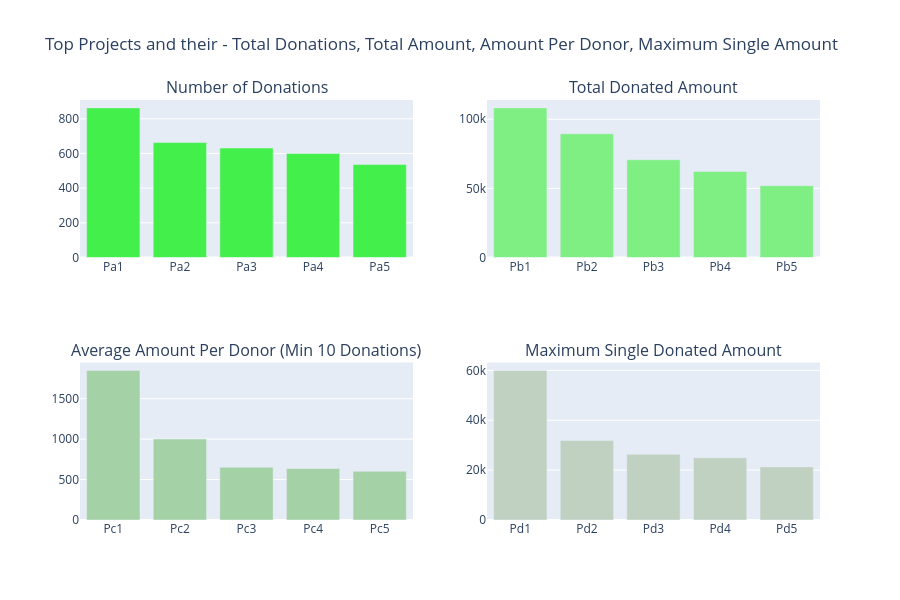

Notebook code cell kept with this figure:
### Markdown cell above
## 3.2 Proyectos y sus donaciones
Identifiquemos los proyectos más destacados y los valores de sus atributos asociados:

    - 3.2.1 Proyectos con el mayor número de donantes
    - 3.2.2 Proyectos con los mayores importes totales financiados
    - 3.2.3 Proyectos con los mayores importes promedio por donante
    - 3.2.4 Proyectos con el mayor importe de una donación individual

### Code cell
# Which Projects Had the maximum Donations 

tempdf = donations_df.groupby('Project ID').agg({'Project ID' : 'count', 'Donation Amount' : 'sum'}).rename(columns={'Project ID' : "Total Donations", 'Donation Amount' : "Total Amount"}).reset_index()
tempdf['Average Donation Amount'] = tempdf['Total Amount'] / tempdf['Total Donations']

tempdf1 = tempdf.sort_values(by=['Total Donations'], ascending=[False])
x = tempdf1.head(5)['Project ID']
x = ["Pa"+str(i+1) for i in range(len(x))]
y = tempdf1.head(5)['Total Donations']
tr1 = bar_ver_noagg(x, y, 'Total Donations', '#43ef4b', lm=None, rt=True)

tempdf1 = tempdf.sort_values(by=['Total Amount'], ascending=[False])
x = tempdf1.head(5)['Project ID']
x = ["Pb"+str(i+1) for i in range(len(x))]
y = tempdf1.head(5)['Total Amount']
tr2 = bar_ver_noagg(x, y, 'Average Donations', '#7fef84', lm=None, rt=True)

tempdf1 = tempdf.sort_values(by=['Average Donation Amount'], ascending=[False])
x = tempdf1[tempdf1['Total Donations'] > 10].head(5)['Project ID']
x = ["Pc"+str(i+1) for i in range(len(x))]
y = tempdf1[tempdf1['Total Donations'] > 10].head(5)['Average Donation Amount']
tr3 = bar_ver_noagg(x, y, 'Average Donations (Min: 10 Donations)', '#a5d1a7', lm=None, rt=True)

tempdf = donations_df.groupby('Project ID').agg({'Project ID' : 'count', 'Donation Amount' : 'max'}).rename(columns={'Project ID' : "Total Donations", 'Donation Amount' : "Maximum Donations"}).reset_index()
tempdf1 = tempdf.sort_values(by=['Maximum Donations'], ascending=[False])
x = tempdf1.head(5)['Project ID']
x = ["Pd"+str(i+1) for i in range(len(x))]
y = tempdf1.head(5)['Maximum Donations']
tr4 = bar_ver_noagg(x, y, 'Maximum Donations', '#c0d1c1', lm=None, rt=True)



fig = tools.make_subplots(rows=2, cols=2, print_grid=False, subplot_titles = ['Number of Donations', "Total Donated Amount", 'Average Amount Per Donor (Min 10 Donations)', 'Maximum Single Donated Amount'])
fig.append_trace(tr1, 1, 1);
fig.append_trace(tr2, 1, 2);
fig.append_trace(tr3, 2, 1);
fig.append_trace(tr4, 2, 2);

fig['layout'].update(height=600, showlegend=False, title='Top Projects and their - Total Donations, Total Amount, Amount Per Donor, Maximum Single Amount');
iplot(fig);

### Figure 1 — Plotly figure (JSON) as saved in the notebook; plotly's stock layout.template omitted (floating-point values rounded to 4 significant figures)
{"data": [{"marker": {"color": "#43ef4b"}, "type": "bar", "x": ["Pa1", "Pa2", "Pa3", "Pa4", "Pa5"], "xaxis": "x", "y": [863, 663, 631, 600, 536], "yaxis": "y"}, {"marker": {"color": "#7fef84"}, "type": "bar", "x": ["Pb1", "Pb2", "Pb3", "Pb4", "Pb5"], "xaxis": "x2", "y": [108200.0, 89510.0, 70730.0, 62290.0, 51950.0], "yaxis": "y2"}, {"marker": {"color": "#a5d1a7"}, "type": "bar", "x": ["Pc1", "Pc2", "Pc3", "Pc4", "Pc5"], "xaxis": "x3", "y": [1850.0, 1002.0, 650.9, 636.6, 602.0], "yaxis": "y3"}, {"marker": {"color": "#c0d1c1"}, "type": "bar", "x": ["Pd1", "Pd2", "Pd3", "Pd4", "Pd5"], "xaxis": "x4", "y": [60000.0, 31860.0, 26370.0, 25000.0, 21300.0], "yaxis": "y4"}], "layout": {"annotations": [{"font": {"size": 16}, "showarrow": false, "text": "Number of Donations", "x": 0.225, "xanchor": "center", "xref": "paper", "y": 1, "yanchor": "bottom", "yref": "paper"}, {"font": {"size": 16}, "showarrow": false, "text": "Total Donated Amount", "x": 0.775, "xanchor": "center", "xref": "paper", "y": 1, "yanchor": "bottom", "yref": "paper"}, {"font": {"size": 16}, "showarrow": false, "text": "Average Amount Per Donor (Min 10 Donations)", "x": 0.225, "xanchor": "center", "xref": "paper", "y": 0.375, "yanchor": "bottom", "yref": "paper"}, {"font": {"size": 16}, "showarrow": false, "text": "Maximum Single Donated Amount", "x": 0.775, "xanchor": "center", "xref": "paper", "y": 0.375, "yanchor": "bottom", "yref": "paper"}], "height": 600, "showlegend": false, "title": {"text": "Top Projects and their - Total Donations, Total Amount, Amount Per Donor, Maximum Single Amount"}, "xaxis": {"anchor": "y", "domain": [0, 0.45]}, "xaxis2": {"anchor": "y2", "domain": [0.55, 1]}, "xaxis3": {"anchor": "y3", "domain": [0, 0.45]}, "xaxis4": {"anchor": "y4", "domain": [0.55, 1]}, "yaxis": {"anchor": "x", "domain": [0.625, 1]}, "yaxis2": {"anchor": "x2", "domain": [0.625, 1]}, "yaxis3": {"anchor": "x3", "domain": [0, 0.375]}, "yaxis4": {"anchor": "x4", "domain": [0, 0.375]}}}
